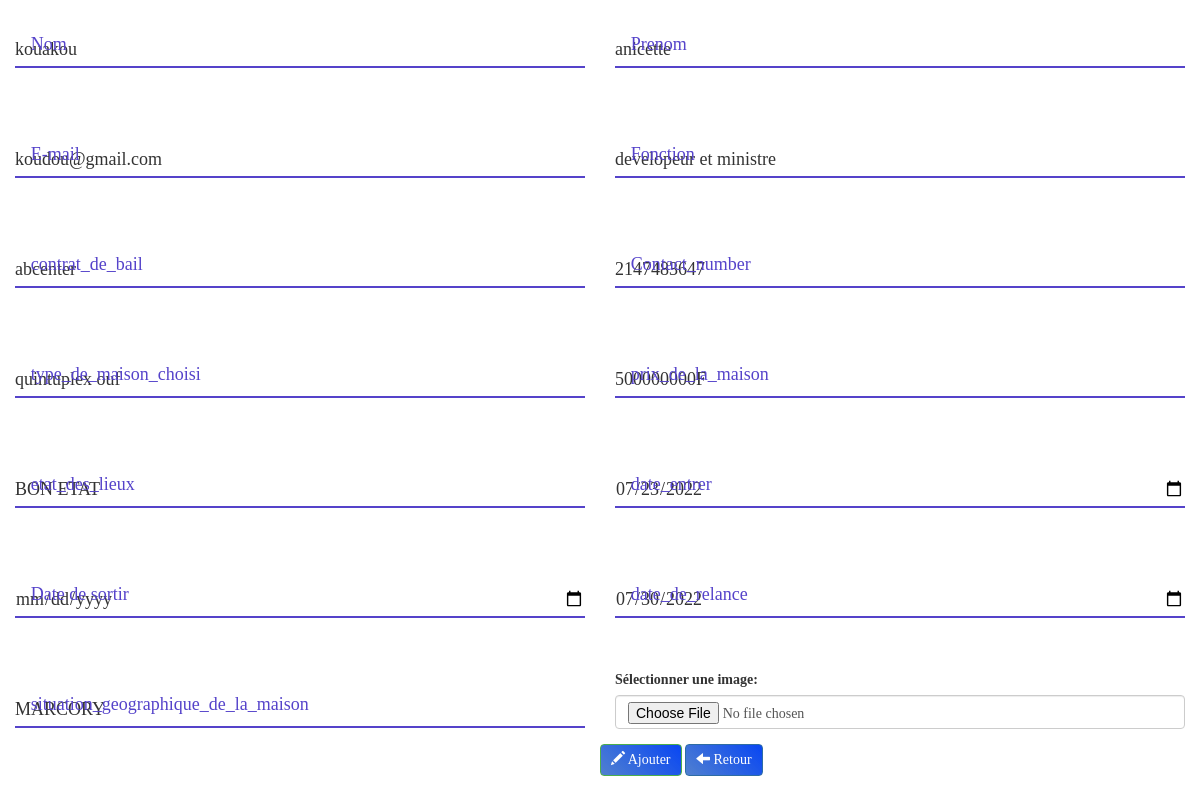
The app's page /admin/updateclient.php?id_client=15 with its own data.
### tables this page shows
CREATE TABLE IF NOT EXISTS `locataire_client` (
  `id_client` int(60) NOT NULL AUTO_INCREMENT,
  `id_admin` int(60) NOT NULL,
  `nom` text NOT NULL,
  `prenom` text NOT NULL,
  `fonction` varchar(100) NOT NULL,
  `email` varchar(100) NOT NULL,
  `Contact_number` int(30) NOT NULL,
  `contrat_de_bail` varchar(250) NOT NULL,
  `type_de_maison_choisi` varchar(250) NOT NULL,
  `prix_de_la_maison` varchar(250) NOT NULL,
  `etat_des_lieux` varchar(250) NOT NULL,
  `date_entrer` date NOT NULL,
  `date_de_sortir` date NOT NULL,
  `date_de_relance` date NOT NULL,
  `situation_geographique_de_la_maison` varchar(250) NOT NULL,
  `image` varchar(100) NOT NULL,
  PRIMARY KEY (`id_client`)
);

### admin/updateclient.php (the view, shortened to what this page needs)
<?php
  if(!empty($_GET['id_client'])){
   $id_client = checkInput($_GET['id_client']);
   }
    $nomError = $prenomError = $imageError = $emailError = $date_de_sortirError = $fonctionError = $type_de_maison_choisiError = $Contact_numberError = $contrat_de_bailError = $etat_des_lieuxError = $date_de_relanceError = $prix_de_la_maisonError = $date_entrerError =  $situation_geographique_de_la_maisonError = $nom = $prenom = $email = $Contact_number = $contrat_de_bail = $etat_des_lieux = $date_de_relance = $fonction = $prix_de_la_maison = $date_entrer = $date_de_sortirError = $image = $type_de_maison_choisi =  $situation_geographique_de_la_maison = "";
   if(!empty($_POST)){
   $nom = $_POST["nom"];
   $prenom = $_POST["prenom"];
   $email = $_POST["email"];
   $fonction = $_POST["fonction"];
   $image = $_FILES["image"]["name"];
   $imagePath = '../images/'. basename($image);
   $imageExtension  = pathinfo($imagePath,PATHINFO_EXTENSION);
   $Contact_number = $_POST["Contact_number"];
   $contrat_de_bail = $_POST["contrat_de_bail"];
   $etat_des_lieux = $_POST["etat_des_lieux"];
   $date_de_relance = $_POST["date_de_relance"];
   $prix_de_la_maison = $_POST["prix_de_la_maison"];
   $date_entrer = $_POST["date_entrer"];
   $date_de_sortir = $_POST["date_de_sortir"];
   $type_de_maison_choisi = $_POST["type_de_maison_choisi"];
   $situation_geographique_de_la_maison = $_POST["situation_geographique_de_la_maison"];
    $succes = true;
    if(empty($nom)) {
      $nomError = "Ce champ nom est requis";
      $succes = false;
      }
    if(empty($prenom)) {
      $prenomError = "Ce champ est requis";
      $succes = false;
      }
    if(empty($email)) {
        $emailError = "Ce champ est requis";
        $succes = false;
     }
     if(empty($fonction)) {
      $fonctionError = "Ce champ est requis";
      $succes = false;
      }
     if(empty($Contact_number)) {
      $Contact_numberError = "Ce champ est requis";
      $succes = false;
      }
      if(empty($situation_geographique_de_la_maison)) {
         $situation_geographique_de_la_maisonError = "Ce champ est requis";
         $succes = false;
      }
     if(empty($contrat_de_bail)) {
        $contrat_de_bailError = "Ce champ est requis";
        $succes = false;
     }
     if(empty($etat_des_lieux)) {
      $etat_des_lieuxError = "Ce champ est requis";
        $succes = false;
     }
     if(empty($date_de_relance)) {
        $date_de_relanceError = "Ce champ est requis";
        $succes = false;
     }
     if(empty($prix_de_la_maison)) {
      $prix_de_la_maisonError = "Ce champ est requis";
      $succes = false;
   }
   if(empty($date_entrer)) {
      $date_entrerError = "Ce champ est requis";
      $succes = false;
   }
   if(empty($date_de_sortir)) {
      $date_de_sortirError = "Ce champ est requis";
      $succes = false;
   }
   if(empty($type_de_maison_choisi)) {
      $type_de_maison_choisiError = "Ce champ est requis";
      $succes = false;
   }
   if(empty($image))
   {
       $isImageUpdated = false;
   }
   else
   {
       $isImageUpdated = true;
       $isUploadSuccess =true;
       if($imageExtension != "jpg" && $imageExtension != "png" && $imageExtension != "jpeg" && $imageExtension != "gif" )
       {
           $imageError = "Les fichiers autorises sont: .jpg, .jpeg, .png, .gif";
           $isUploadSuccess = false;
       }
       if(file_exists($imagePath))
       {
           $imageError = "Le fichier existe deja";
           $isUploadSuccess = false;
       }
       if($_FILES["image"]["size"] > 500000)
       {
           $imageError = "Le fichier ne doit pas depasser les 500KB";
           $isUploadSuccess = false;
       }
       if($isUploadSuccess)
       {
           if(!move_uploaded_file($_FILES["image"]["tmp_name"], $imagePath))
           {
               $imageError = "Il y a eu une erreur lors de l'upload";
               $isUploadSuccess = false;
           }
       }
   }
   if (($succes && $isImageUpdated && $isUploadSuccess) || ($succes && !$isImageUpdated))
   {
       $db = Database::connect();
       if($isImageUpdated)
       {
         $statement = $db->prepare("UPDATE `locataire_client` SET  `nom`= ?, `prenom`= ?, `fonction`= ?, `email`= ?, `Contact_number`= ?, `contrat_de_bail`= ?, `type_de_maison_choisi`= ?, `prix_de_la_maison`= ?, `etat_des_lieux`= ?, `date_entrer`= ?, `date_de_sortir`= ?, `date_de_relance`= ?, `situation_geographique_de_la_maison`= ?, `image`= ? where `id_client` = ? ");
         $statement->execute(array($nom,$prenom,$fonction,$email,$Contact_number,$contrat_de_bail,$type_de_maison_choisi,$prix_de_la_maison,$etat_des_lieux,$date_entrer,$date_de_relance,$situation_geographique_de_la_maison,$id_client));
         }
       else
            {
               $statement = $db->prepare("UPDATE `locataire_client` SET `nom`= ?, `prenom`= ?, `fonction`= ?, `email`= ?, `Contact_number`= ?, `contrat_de_bail`= ?, `type_de_maison_choisi`= ?, `prix_de_la_maison`= ?, `etat_des_lieux`= ?, `date_entrer`= ?, `date_de_sortir`= ?, `date_de_relance`= ?, `situation_geographique_de_la_maison`= ? where `id_client` = ? ");
               $statement->execute(array($nom,$prenom,$fonction,$email,$Contact_number,$contrat_de_bail,$type_de_maison_choisi,$prix_de_la_maison,$etat_des_lieux,$date_entrer,$date_de_sortir,$date_de_relance,$situation_geographique_de_la_maison,$id_client));
                }
            Database::disconnect();
            header("Location: index.php");
             }
             else if($isImageUpdated && !$isUploadSuccess)
                  {
                        $db = Database::connect();
                        $statement = $db->prepare("SELECT * FROM `locataire_client` where id_client = ? ");
                        $statement->execute(array($id_client));
                        $locataire_client = $statement->fetch();
                        $image = $locataire_client['image'];
                        Database::disconnect();
                  }
              }
               else {
                     $db = Database::connect();
                     $statement = $db->prepare("SELECT * FROM `locataire_client` where id_client = ? ");
                     $statement->execute(array($id_client));
                     $locataire_client = $statement->fetch();
                     $nom = $locataire_client["nom"];
                     $prenom = $locataire_client["prenom"];
                     $email = $locataire_client["email"];
                     $fonction = $locataire_client["fonction"];
                     $Contact_number = $locataire_client["Contact_number"];
                     $contrat_de_bail = $locataire_client["contrat_de_bail"];
                     $etat_des_lieux = $locataire_client["etat_des_lieux"];
                     $date_de_relance = $locataire_client["date_de_relance"];
                     $prix_de_la_maison = $locataire_client["prix_de_la_maison"];
                     $date_entrer = $locataire_client["date_entrer"];
                     $date_de_sortir = $locataire_client["date_de_sortir"];
                     $type_de_maison_choisi = $locataire_client["type_de_maison_choisi"];
                     $situation_geographique_de_la_maison = $locataire_client["situation_geographique_de_la_maison"];
                  }
                  function checkInput($data)
                     {
                        $data = trim($data);
                        $data = stripslashes($data);
                        $data = htmlspecialchars($data);
                        return $data;
                     }
             ?>
<!DOCTYPE html>
<html>
    <head>
        <link rel="stylesheet" href="https://maxcdn.bootstrapcdn.com/bootstrap/3.3.6/css/bootstrap.min.css">
        <link href="https://cdnjs.cloudflare.com/ajax/libs/font-awesome/5.13.0/css/all.min.css" rel="stylesheet">
        <link rel="stylesheet" href="css/styles.css">
    </head>
    <body>
        <div class="container">
        <form class="contact-form row" role="form" action="<?php echo 'updateclient.php?id_client='.$id_client;?>"  method ="post" enctype="multipart/form-data">
 <div class="form-field col-lg-6">
     <input id="" class="input-text js-input" name="nom" type="text" value="<?php echo $nom; ?>" type="text" >
     <label class="label" for="nom">Nom</label>
  </div>
  <div class="form-field col-lg-6">
     <input id="" class="input-text js-input" name="prenom" value="<?php echo $prenom; ?>" type="text">
     <label class="label" for="prenom">Prenom</label>
  </div>
  <div class="form-field col-lg-6 ">
     <input id="email" class="input-text js-input" name="email" value="<?php echo $email; ?>" type="email">
     <label class="label" for="email">E-mail</label>
  </div>
  <div class="form-field col-lg-6 ">
     <input id="company" class="input-text js-input" name="fonction" value="<?php echo $fonction; ?>" type="varchar" >
     <label class="label" for="fonction">Fonction</label>
  </div>
   <div class="form-field col-lg-6 ">
     <input id="phone" class="input-text js-input" name="contrat_de_bail" value="<?php echo $contrat_de_bail; ?>" type="varchar">
     <label class="label" for="contrat_de_bail">contrat_de_bail</label>
  </div>
  <div class="form-field col-lg-6 ">
     <input id="phone" class="input-text js-input" name="Contact_number" value="<?php echo $Contact_number; ?>" type="phone">
     <label class="label" for="phone">Contact_number</label>
  </div>
  <div class="form-field col-lg-6 ">
     <input id="phone" class="input-text js-input" name="type_de_maison_choisi" value="<?php
     echo $type_de_maison_choisi; ?>" type="text">
     <label class="label" for="type_de_maison_choisi">type_de_maison_choisi</label>
  </div>
  <div class="form-field col-lg-6 ">
     <input id="phone" class="input-text js-input" name="prix_de_la_maison" value="<?php echo $prix_de_la_maison; ?>" type="text">
     <label class="label" for="prix_de_la_maison">prix_de_la_maison</label>
  </div>
  <div class="form-field col-lg-6 ">
     <input id="phone" class="input-text js-input" name="etat_des_lieux" value="<?php echo $etat_des_lieux; ?>" type="text">
     <label class="label" for="etat_des_lieux">etat_des_lieux</label>
  </div>
  <div class="form-field col-lg-6 ">
     <input id="phone" class="input-text js-input" name="date_entrer" value="<?php echo $date_entrer; ?>" type="date">
     <label class="label" for="date_entrer">date_entrer</label>
  </div>
  <div class="form-field col-lg-6 ">
     <input id="phone" class="input-text js-input" name="date_de_sortir" value="<?php echo $date_de_sortir; ?>" type="date">
     <label class="label" for="date_de_sortir">Date de sortir</label>
  </div>
  <div class="form-field col-lg-6 ">
     <input id="varchar" name="date_de_relance" class="input-text js-input" value="<?php echo $date_de_relance; ?>" type="date">
     <label class="label" for="date_de_relance">date_de_relance</label>
  </div>
               <div class="form-field col-lg-6 ">
                  <input id="varchar" class="input-text js-input" type="varchar" value="<?php echo $situation_geographique_de_la_maison; ?>" name="situation_geographique_de_la_maison">
                  <label class="label" for="situation_geographique_de_la_maison">situation_geographique_de_la_maison</label>
               </div>
                    <div class="col-md-6">
                    <div class="form-group">
                        <label for="image">Sélectionner une image:</label>
                    <input type="file" class="form-control" id="image" name="image" placeholder="Uploader une image">
                    </div>
                    </div>
                    <div class="form-actions">
                        <button type="submit" class="btn btn-success"><span class="glyphicon glyphicon-pencil"></span> Ajouter</button>
                        <a class="btn btn-primary" href="index.php"><span class="glyphicon glyphicon-arrow-left"></span> Retour</a>
                   </div>
             </form>
        </div>
    </body>
    </html>

### css/styles.css (style rules this page uses)
* { margin: 0; padding: 0; box-sizing: border-box; font-family: 'poppins', 'sans-serif'; }
body { background: url(../images/); }
.container { position: relative; width: 100%; }
.btn { padding: 5px 10px; background: linear-gradient(45deg, #47ce, #0846f3); color: #fff; text-decoration: none; text-align: center; }

### admin/updateclient.php (style rules this page uses)
* { margin: 0px; padding: 0px; box-sizing: border-box; }
body { background-image: url(images/1440.jpg); background-size: cover; background-attachment: fixed; font-family: new time roman; }
.contact-form .form-field { position: relative; margin: 32px 0; }
.contact-form .input-text { display: block; width: 100%; height: 36px; border-width: 0 0 2px 0; border-color: #5543ca; font-size: 18px; line-height: 26px; font-weight: 400; }
.contact-form .label { position: absolute; left: 20px; bottom: 11px; font-size: 18px; line-height: 26px; font-weight: 400; color: #5543ca; cursor: text; transition: -webkit-transform .2s ease-in-out; transition: transform .2s ease-in-out; transition: transform .2s ease-in-out; -webkit-transform .2s ease-in-out; }

### records on screen
locataire_client: nom "kouakou", prenom "anicette", email "koudou@gmail.com", fonction "developeur et ministre", contrat_de_bail "abcenter", Contact_number "2147483647", type_de_maison_choisi "quintuplex ouf", prix_de_la_maison "500000000F", etat_des_lieux "BON ETAT", date_entrer "07/23/2022", date_de_relance "07/30/2022", situation_geographique_de_la_maison "MARCORY"
